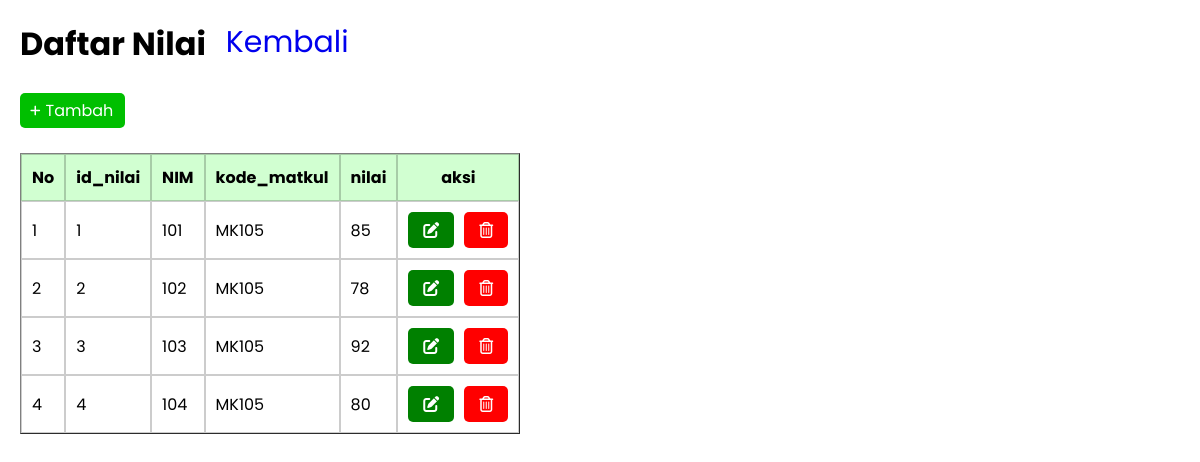
Page /old/Tabel_Nilai/page_nilai.php on the committed database.
### tables this page shows
CREATE TABLE `tb_nilai` (
  `id_nilai` int(11) NOT NULL,
  `NIM` varchar(12) DEFAULT NULL,
  `kode_matkul` varchar(12) DEFAULT NULL,
  `nilai` float DEFAULT NULL
);

### old/Tabel_Nilai/function.php (called while the page is built, shortened)
<?php
require '../config/connect_db.php';
function query($query) {
    global $conn;
    $result = mysqli_query($conn, $query);
    $simpan = [];
    while( $nilai = mysqli_fetch_assoc($result) ) {
        $simpan[] = $nilai;
    }
    return $simpan;
}
?>

### old/Tabel_Nilai/page_nilai.php (the view, shortened to what this page needs)
<?php
include 'function.php';
$result = query("SELECT * FROM tb_nilai");
?>
<!DOCTYPE html>
<html lang="en">
<head>
    <link rel="stylesheet" href="../style/style.css">
    <link rel="stylesheet" href="https://cdnjs.cloudflare.com/ajax/libs/font-awesome/6.5.1/css/all.min.css"
 />
</head>
<body class="poppins-regular">
    <div class="container">
        <div class="title">
            <h1>Daftar Nilai</h1>
            <a href="../index.php">Kembali</a>
        </div>
        <br>
        <a href="tambah.php"><i class="fa-solid fa-plus"></i><p>Tambah</p></a>
        <br>
        <table border="1" cellpadding="10" cellspacing="0">
            <tr>
                <th>No</th>
                <th>id_nilai</th>
                <th>NIM</th>
                <th>kode_matkul</th>
                <th>nilai</th>
                <th>aksi</th>
            </tr>
            <?php $no = 1;?>
            <?php foreach ($result as $tb_nilai): ?>
            <tr>
                <td><?php echo $no; ?></td>
                <td><?php echo $tb_nilai["id_nilai"]; ?></td>
                <td><?php echo $tb_nilai["NIM"]; ?></td>
                <td><?php echo $tb_nilai["kode_matkul"]; ?></td>
                <td><?php echo $tb_nilai["nilai"]; ?></td>
                <td class="aksi">
                    <a href="ubah.php?id_nilai=<?php echo $tb_nilai["id_nilai"]; ?>" ><i class="fa-solid fa-pen-to-square"></i></a>
                    <a href="hapus.php?id_nilai=<?php echo $tb_nilai["id_nilai"]; ?>"
                    onclick="return confirm('Yakin?')"><i class="fa-regular fa-trash-can"></i></a>
                </td>
            </tr>
            <?php $no++;?>
            <?php endforeach;?>
        </table>
    </div>
</body>
</html>

### old/style/style.css (style rules this page uses)
* { margin: 0; padding: 0; box-sizing: border-box; }
body { margin: 20px; }
.poppins-regular { font-family: "Poppins", sans-serif; font-weight: 400; font-style: normal; }
.container .title { display: flex; column-gap: 20px; }
.container .title a { font-size: 30px; text-decoration: none; }
.container a[href="tambah.php"] { display: flex; align-items: center; background-color: rgb(0, 191, 0); color: white; width: 105px; text-align: center; text-decoration: none; border-radius: 5px; padding: 5px; }
.container a[href="tambah.php"] i { font-size: 12px; padding: 5px; }
table tr th, table tr td { padding: 10px; border: 1px solid rgba(0, 0, 0, 0.2); }
table tr th { background-color: rgb(209, 255, 209); }
table tr .aksi { display: flex; column-gap: 10px; }
table tr .aksi i { color: white; padding: 10px 15px; border-radius: 5px; }
table tr .aksi i[class="fa-solid fa-pen-to-square"] { background-color: green; }
table tr .aksi i[class="fa-regular fa-trash-can"] { background-color: red; }

### rows in the picture
tb_nilai: id_nilai "1", NIM "101", kode_matkul "MK105", nilai "85"
tb_nilai: id_nilai "2", NIM "102", kode_matkul "MK105", nilai "78"
tb_nilai: id_nilai "3", NIM "103", kode_matkul "MK105", nilai "92"
tb_nilai: id_nilai "4", NIM "104", kode_matkul "MK105", nilai "80"
